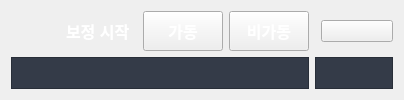
                     <widget class="QWidget" name="new_page">
                      <layout class="QGridLayout" name="gridLayout_20">
                       <item row="0" column="0">
                        <layout class="QGridLayout" name="gridLayout_19">
                         <item row="2" column="0" colspan="4">
                          <widget class="QFrame" name="workspace">
                           <property name="sizePolicy">
                            <sizepolicy hsizetype="Preferred" vsizetype="Preferred">
                             <horstretch>0</horstretch>
                             <verstretch>0</verstretch>
                            </sizepolicy>
                           </property>
                           <property name="styleSheet">
                            <string notr="true">background-color: rgb(52, 59, 72);</string>
                           </property>
                           <property name="frameShape">
                            <enum>QFrame::Shape::StyledPanel</enum>
                           </property>
                           <property name="frameShadow">
                            <enum>QFrame::Shadow::Raised</enum>
                           </property>
                          </widget>
                         </item>
                         <item row="2" column="4" colspan="2">
                          <widget class="QFrame" name="wsLog">
                           <property name="styleSheet">
                            <string notr="true">background-color: rgb(52, 59, 72);</string>
                           </property>
                           <property name="frameShape">
                            <enum>QFrame::Shape::StyledPanel</enum>
                           </property>
                           <property name="frameShadow">
                            <enum>QFrame::Shadow::Raised</enum>
                           </property>
                          </widget>
                         </item>
                         <item row="0" column="5">
                          <widget class="QComboBox" name="portList">
                           <property name="styleSheet">
                            <string notr="true">
QComboBox::drop-down {
    border: none;
    background: transparent;
}

QComboBox QAbstractItemView {
    background-color: #1e1e1e;
    color: #00B7FF;
    border: 1px solid #444444;
    selection-background-color: #44475a;
    selection-color: #ffffff;
    z-index: 1000;  /* 드롭다운이 항상 위에 오도록 설정 */
}</string>
                           </property>
                          </widget>
                         </item>
                         <item row="0" column="0">
                          <widget class="QCheckBox" name="calibrationCheckBox">
                           <property name="focusPolicy">
                            <enum>Qt::FocusPolicy::StrongFocus</enum>
                           </property>
                           <property name="styleSheet">
                            <string notr="true">#calibrationCheckBox {
    color: white; /* 텍스트 색상 */
    font-size: 16px; /* 텍스트 크기 */
	font-weight: 600;
    padding-left: 8px; /* 텍스트와 아이콘 간 간격 */
    background-color: transparent; /* 배경색 제거 */
    border: none; /* 테두리 제거 */
    outline: none; /* 포커스 테두리 제거 */
    spacing: 7px; /* 텍스트와 아이콘 간 여백 */
}

#calibrationCheckBox::indicator {
    width: 40px; /* 아이콘 너비 */
    height: 40px; /* 아이콘 높이 */
    background-color: transparent; /* 인디케이터 배경 제거 */
    border: none; /* 인디케이터 테두리 제거 */
    outline: none; /* 포커스 테두리 제거 */
}

#calibrationCheckBox::indicator:unchecked {
    image: url(:/images/images/images/switch_off.png); /* OFF 상태 아이콘 */
    background: none; /* 배경 제거 */
    border: none; /* 테두리 제거 */
}

#calibrationCheckBox::indicator:checked {
    image: url(:/images/images/images/switch_on.png); /* ON 상태 아이콘 */
    background: none; /* 배경 제거 */
    border: none; /* 테두리 제거 */
}
</string>
                           </property>
                           <property name="text">
                            <string>보정 시작</string>
                           </property>
                           <property name="checkable">
                            <bool>true</bool>
                           </property>
                          </widget>
                         </item>
                         <item row="0" column="3">
                          <widget class="QPushButton" name="inactiveButton">
                           <property name="sizePolicy">
                            <sizepolicy hsizetype="Minimum" vsizetype="Preferred">
                             <horstretch>0</horstretch>
                             <verstretch>0</verstretch>
                            </sizepolicy>
                           </property>
                           <property name="styleSheet">
                            <string notr="true">#inactiveButton {
    color: white; /* 텍스트 색상 */
    font-size: 16px; /* 텍스트 크기 */
	font-weight: bold;
}</string>
                           </property>
                           <property name="text">
                            <string>비가동</string>
                           </property>
                          </widget>
                         </item>
                         <item row="0" column="2">
                          <widget class="QPushButton" name="activeButton">
                           <property name="sizePolicy">
                            <sizepolicy hsizetype="Minimum" vsizetype="Preferred">
                             <horstretch>0</horstretch>
                             <verstretch>0</verstretch>
                            </sizepolicy>
                           </property>
                           <property name="styleSheet">
                            <string notr="true">#activeButton {
    color: white; /* 텍스트 색상 */
    font-size: 16px; /* 텍스트 크기 */
	font-weight: bold;
}</string>
                           </property>
                           <property name="text">
                            <string>가동</string>
                           </property>
                          </widget>
                         </item>
                        </layout>
                       </item>
                      </layout>
                     </widget>
